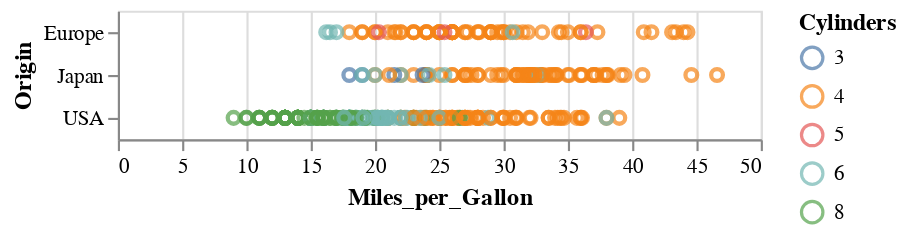

Source (notebook cell):
### Markdown cell above
As you can see, it is very easy to make logical changes to the layout.

Notice how the `color` option works for real values (this case) and discrete categories (the case above with `color='Origin'`).

What does this next code do? That is, what is the ":O"? [hint](https://altair-viz.github.io/user_guide/encoding.html#encoding-data-types)

### Code cell
alt.Chart(cars).mark_point().encode(
    y='Origin',
    x='Miles_per_Gallon',
    color='Cylinders:N',
).interactive()

### Figure 1 — Vega-Lite specification as saved in the notebook (floating-point values rounded to 4 significant figures; data arrays with more than 128 entries replaced by an {"elided": "..."} marker saying what was removed)
{"$schema": "https://vega.github.io/schema/vega-lite/v5.20.1.json", "config": {"view": {"continuousHeight": 300, "continuousWidth": 300}}, "data": {"name": "data-583e73726c1545c56c203344161a975c"}, "datasets": {"data-583e73726c1545c56c203344161a975c": {"elided": "406 records"}}, "encoding": {"color": {"field": "Cylinders", "type": "nominal"}, "x": {"field": "Miles_per_Gallon", "type": "quantitative"}, "y": {"field": "Origin", "type": "nominal"}}, "mark": {"type": "point"}, "params": [{"bind": "scales", "name": "param_5", "select": {"encodings": ["x", "y"], "type": "interval"}}]}
